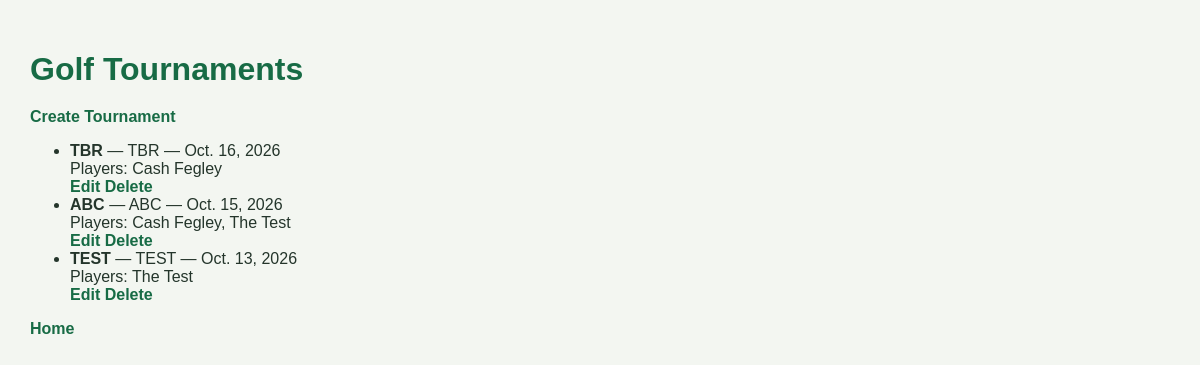
/tournaments/, run on the app's committed database.
### tournaments/models.py (models this page shows, shortened)
class Tournament(models.Model):
    name = models.CharField(max_length=100)
    course = models.CharField(max_length=100)
    date = models.DateField()
    players = models.ManyToManyField(Player, blank=True)

class Player(models.Model):
    first_name = models.CharField(max_length=50)
    last_name = models.CharField(max_length=50)
    email = models.EmailField(blank=True)

### tournaments/views.py (the view)
# urls.py: path("tournaments/", views.tournament_list, name="tournament_list"),
def tournament_list(request):
    tournaments = Tournament.objects.all()
    return render(request, "tournaments/tournament_list.html", {"tournaments": tournaments})

### tournaments/templates/tournaments/tournament_list.html (shortened to what this page needs)
{% load static %}
<!DOCTYPE html>
<html lang="en">
<head>
    <link rel="stylesheet" href="{% static 'tournaments/style.css' %}">
</head>
<body>
    <h1>Golf Tournaments</h1>
    <a href="{% url 'tournament_create' %}">Create Tournament</a>
    <ul>
        {% for tournament in tournaments %}
            <li>
                <strong>{{ tournament.name }}</strong>
                — {{ tournament.course }}
                — {{ tournament.date }}
                <br>
                Players:
                {% for player in tournament.players.all %}
                    {{ player.first_name }} {{ player.last_name }}{% if not forloop.last %}, {% endif %}
                {% empty %}
                    No players selected
                {% endfor %}
                <br>
                <a href="{% url 'tournament_edit' tournament.id %}">Edit</a>
                <a href="{% url 'tournament_delete' tournament.id %}">Delete</a>
            </li>
        {% empty %}
            <li>No tournaments have been created yet.</li>
        {% endfor %}
    </ul>
    <a href="{% url 'home' %}">Home</a>
</body>
</html>

### tournaments/static/tournaments/style.css (style rules this page uses)
body { font-family: Arial, sans-serif; background-color: #f3f6f1; color: #24352b; margin: 0; padding: 30px; }
h1 { color: #176b45; margin-bottom: 20px; }
a { color: #176b45; text-decoration: none; font-weight: bold; }

### data on the page
Tournament: name "TBR", course "TBR", date "Oct. 16, 2026"
Player: first_name "Cash", last_name "Fegley"
Tournament: name "ABC", course "ABC", date "Oct. 15, 2026"
Player: first_name "The", last_name "Test"
Tournament: name "TEST", course "TEST", date "Oct. 13, 2026"
